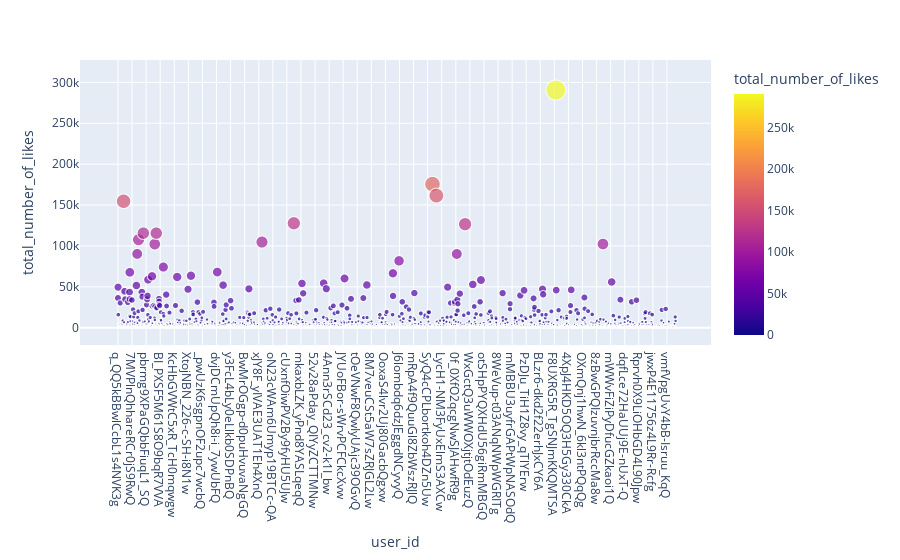

Here is the notebook cell this chart was saved with:
### Code cell
import plotly.graph_objects as go
# print(user_influence_list1)
px.scatter(user_influence_list1, x="user_id",y='total_number_of_likes', color="total_number_of_likes", size="total_number_of_likes", hover_data=['user_id'])
# fig=px.line(user_influence_list1, x="user_id",y='total_number_of_likes',color="total_number_of_likes")
# fig=go.Figure()
# fig.show()

### Figure 1 — Plotly figure (JSON) as saved in the notebook; plotly's stock layout.template omitted (floating-point values rounded to 4 significant figures; data arrays with more than 128 entries replaced by an {"elided": "..."} marker saying what was removed)
{"data": [{"hovertemplate": "user_id=%{x}<br>total_number_of_likes=%{marker.color}<extra></extra>", "legendgroup": "", "marker": {"color": {"elided": "5000 int values"}, "coloraxis": "coloraxis", "size": {"elided": "5000 int values"}, "sizemode": "area", "sizeref": 726.5, "symbol": "circle"}, "mode": "markers", "name": "", "showlegend": false, "type": "scattergl", "x": {"elided": "5000 str values"}, "xaxis": "x", "y": {"elided": "5000 int values"}, "yaxis": "y"}], "layout": {"coloraxis": {"colorbar": {"title": {"text": "total_number_of_likes"}}, "colorscale": [[0, "#0d0887"], [0.1111, "#46039f"], [0.2222, "#7201a8"], [0.3333, "#9c179e"], [0.4444, "#bd3786"], [0.5556, "#d8576b"], [0.6667, "#ed7953"], [0.7778, "#fb9f3a"], [0.8889, "#fdca26"], [1, "#f0f921"]]}, "legend": {"itemsizing": "constant", "tracegroupgap": 0}, "margin": {"t": 60}, "xaxis": {"anchor": "y", "domain": [0, 1], "title": {"text": "user_id"}}, "yaxis": {"anchor": "x", "domain": [0, 1], "title": {"text": "total_number_of_likes"}}}}
